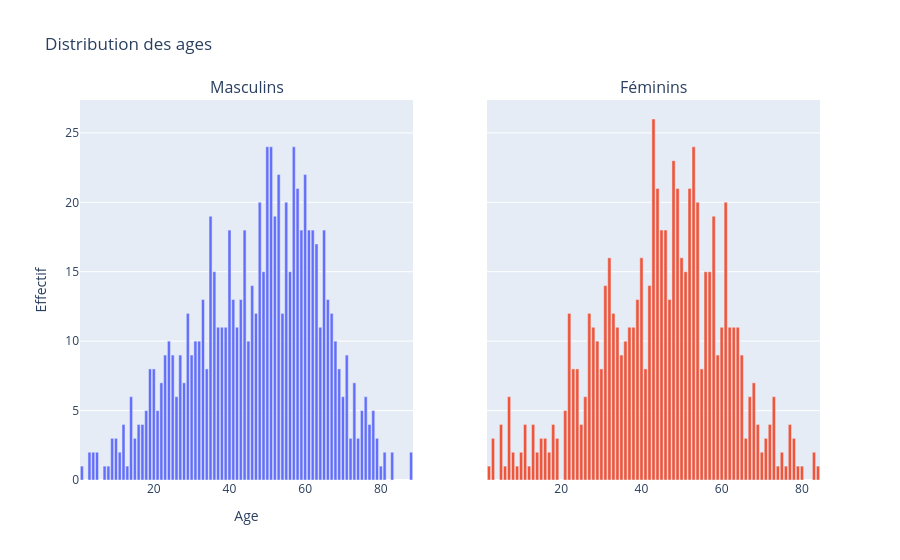

Source (notebook cell):
### Code cell
utils.plot_age_dist(original_df, gender=True)

### Figure 1 — Plotly figure (JSON) as saved in the notebook; plotly's stock layout.template omitted (floating-point values rounded to 4 significant figures)
{"data": [{"type": "bar", "x": [1, 3, 4, 5, 7, 8, 9, 10, 11, 12, 13, 14, 15, 16, 17, 18, 19, 20, 21, 22, 23, 24, 25, 26, 27, 28, 29, 30, 31, 32, 33, 34, 35, 36, 37, 38, 39, 40, 41, 42, 43, 44, 45, 46, 47, 48, 49, 50, 51, 52, 53, 54, 55, 56, 57, 58, 59, 60, 61, 62, 63, 64, 65, 66, 67, 68, 69, 70, 71, 72, 73, 74, 75, 76, 77, 78, 79, 80, 81, 83, 88], "xaxis": "x", "y": [1, 2, 2, 2, 1, 1, 3, 3, 2, 4, 1, 6, 3, 4, 4, 5, 8, 8, 5, 7, 9, 10, 9, 6, 9, 7, 12, 9, 10, 10, 13, 8, 19, 15, 11, 11, 11, 18, 13, 11, 13, 18, 10, 14, 12, 20, 15, 24, 24, 19, 22, 12, 20, 15, 24, 21, 18, 22, 18, 18, 17, 11, 18, 13, 12, 10, 8, 6, 9, 3, 7, 3, 5, 6, 4, 5, 3, 1, 2, 2, 2], "yaxis": "y"}, {"type": "bar", "x": [2, 3, 5, 6, 7, 8, 9, 10, 11, 12, 13, 14, 15, 16, 17, 18, 19, 21, 22, 23, 24, 25, 26, 27, 28, 29, 30, 31, 32, 33, 34, 35, 36, 37, 38, 39, 40, 41, 42, 43, 44, 45, 46, 47, 48, 49, 50, 51, 52, 53, 54, 55, 56, 57, 58, 59, 60, 61, 62, 63, 64, 65, 66, 67, 68, 69, 70, 71, 72, 73, 74, 75, 76, 77, 78, 79, 80, 83, 84], "xaxis": "x2", "y": [1, 3, 4, 1, 6, 2, 1, 2, 4, 1, 4, 2, 3, 3, 2, 4, 3, 5, 12, 8, 8, 4, 6, 12, 11, 10, 8, 14, 16, 12, 11, 9, 10, 11, 11, 13, 16, 8, 14, 26, 21, 18, 18, 13, 23, 21, 16, 15, 21, 24, 20, 8, 15, 15, 19, 9, 11, 20, 11, 11, 11, 9, 3, 6, 7, 4, 2, 3, 4, 6, 1, 2, 1, 4, 3, 1, 1, 2, 1], "yaxis": "y2"}], "layout": {"annotations": [{"font": {"size": 16}, "showarrow": false, "text": "Masculins", "x": 0.225, "xanchor": "center", "xref": "paper", "y": 1, "yanchor": "bottom", "yref": "paper"}, {"font": {"size": 16}, "showarrow": false, "text": "Féminins", "x": 0.775, "xanchor": "center", "xref": "paper", "y": 1, "yanchor": "bottom", "yref": "paper"}], "showlegend": false, "title": {"text": "Distribution des ages"}, "xaxis": {"anchor": "y", "domain": [0, 0.45], "title": {"text": "Age"}}, "xaxis2": {"anchor": "y2", "domain": [0.55, 1]}, "yaxis": {"anchor": "x", "domain": [0, 1], "title": {"text": "Effectif"}}, "yaxis2": {"anchor": "x2", "domain": [0, 1], "matches": "y", "showticklabels": false}}}
